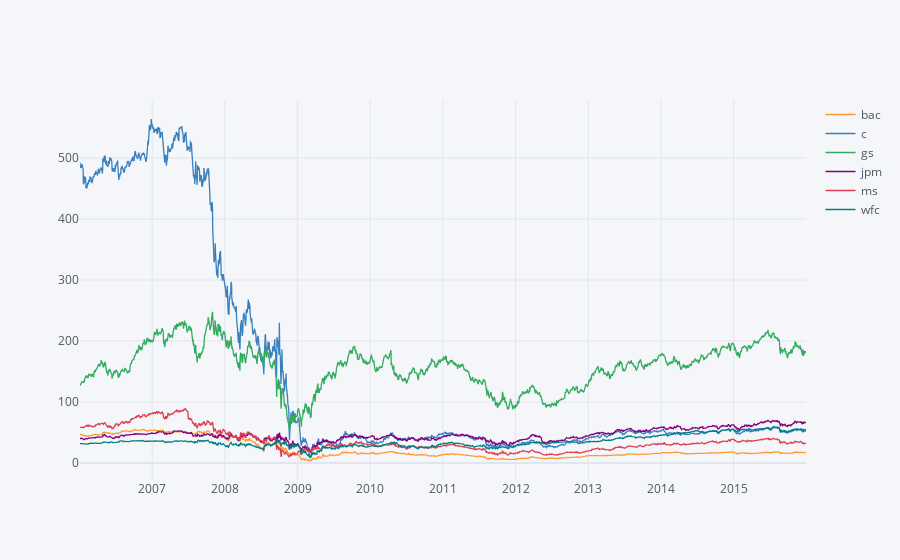

The notebook cell this image was saved under:
### Code cell
bank_stocks.xs(key='Close', axis=1, level='Stock Info').iplot()

### Figure 1 — Plotly figure (JSON) as saved in the notebook; plotly's stock layout.template omitted (floating-point values rounded to 4 significant figures; data arrays with more than 128 entries replaced by an {"elided": "..."} marker saying what was removed)
{"data": [{"line": {"color": "rgba(255, 153, 51, 1.0)", "dash": "solid", "shape": "linear", "width": 1.3}, "mode": "lines", "name": "bac", "text": "", "type": "scatter", "x": {"elided": "2517 str values"}, "y": {"elided": "2517 float values"}}, {"line": {"color": "rgba(55, 128, 191, 1.0)", "dash": "solid", "shape": "linear", "width": 1.3}, "mode": "lines", "name": "c", "text": "", "type": "scatter", "x": {"elided": "2517 str values"}, "y": {"elided": "2517 float values"}}, {"line": {"color": "rgba(50, 171, 96, 1.0)", "dash": "solid", "shape": "linear", "width": 1.3}, "mode": "lines", "name": "gs", "text": "", "type": "scatter", "x": {"elided": "2517 str values"}, "y": {"elided": "2517 float values"}}, {"line": {"color": "rgba(128, 0, 128, 1.0)", "dash": "solid", "shape": "linear", "width": 1.3}, "mode": "lines", "name": "jpm", "text": "", "type": "scatter", "x": {"elided": "2517 str values"}, "y": {"elided": "2517 float values"}}, {"line": {"color": "rgba(219, 64, 82, 1.0)", "dash": "solid", "shape": "linear", "width": 1.3}, "mode": "lines", "name": "ms", "text": "", "type": "scatter", "x": {"elided": "2517 str values"}, "y": {"elided": "2517 float values"}}, {"line": {"color": "rgba(0, 128, 128, 1.0)", "dash": "solid", "shape": "linear", "width": 1.3}, "mode": "lines", "name": "wfc", "text": "", "type": "scatter", "x": {"elided": "2517 str values"}, "y": {"elided": "2517 float values"}}], "layout": {"legend": {"bgcolor": "#F5F6F9", "font": {"color": "#4D5663"}}, "paper_bgcolor": "#F5F6F9", "plot_bgcolor": "#F5F6F9", "title": {"font": {"color": "#4D5663"}}, "xaxis": {"gridcolor": "#E1E5ED", "showgrid": true, "tickfont": {"color": "#4D5663"}, "title": {"font": {"color": "#4D5663"}, "text": ""}, "zerolinecolor": "#E1E5ED"}, "yaxis": {"gridcolor": "#E1E5ED", "showgrid": true, "tickfont": {"color": "#4D5663"}, "title": {"font": {"color": "#4D5663"}, "text": ""}, "zerolinecolor": "#E1E5ED"}}}
